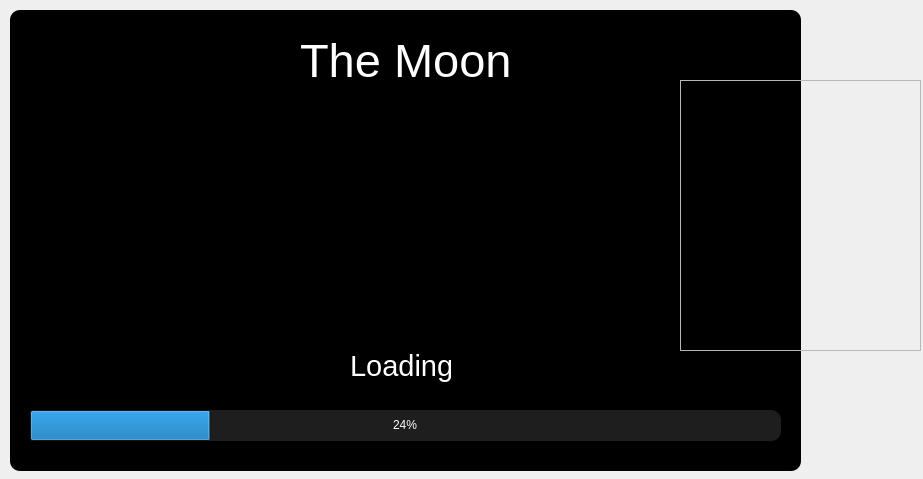
<?xml version="1.0" encoding="UTF-8"?>
<ui version="4.0">
 <class>Form</class>
 <widget class="QWidget" name="Form">
  <property name="geometry">
   <rect>
    <x>0</x>
    <y>0</y>
    <width>923</width>
    <height>479</height>
   </rect>
  </property>
  <property name="windowTitle">
   <string>Form</string>
  </property>
  <property name="styleSheet">
   <string notr="true"/>
  </property>
  <widget class="QFrame" name="frame">
   <property name="geometry">
    <rect>
     <x>10</x>
     <y>10</y>
     <width>791</width>
     <height>461</height>
    </rect>
   </property>
   <property name="styleSheet">
    <string notr="true">image: url(:/background/Resources/1920x1080-px-Moon-satellite-simple-space-1473897.jpg);
background-color: rgb(0, 0, 0);
border-size:10px;
border-radius:10px;</string>
   </property>
   <property name="frameShape">
    <enum>QFrame::StyledPanel</enum>
   </property>
   <property name="frameShadow">
    <enum>QFrame::Raised</enum>
   </property>
   <widget class="QProgressBar" name="my_progressBar">
    <property name="geometry">
     <rect>
      <x>20</x>
      <y>400</y>
      <width>751</width>
      <height>31</height>
     </rect>
    </property>
    <property name="styleSheet">
     <string notr="true">QProgressBar{
	;
	background-color: rgb(30, 30, 30);
	border-style: none;
	border-radius: 10px;
	text-align: center;
	color: rgb(255, 255, 255);
	image:null;
}
QProgressBar::chunk{
	
	background-color:rgb(85, 170, 255);
	border-radius: 10px;
	image:null;
}</string>
    </property>
    <property name="value">
     <number>24</number>
    </property>
   </widget>
   <widget class="QLabel" name="label">
    <property name="geometry">
     <rect>
      <x>340</x>
      <y>330</y>
      <width>101</width>
      <height>51</height>
     </rect>
    </property>
    <property name="font">
     <font>
      <family>MS Sans Serif</family>
      <pointsize>22</pointsize>
     </font>
    </property>
    <property name="styleSheet">
     <string notr="true">image:null;
background-color: rgba(255, 255, 255, 0);
border-size:0px;
border-radius:0px;
color:white;</string>
    </property>
    <property name="text">
     <string>Loading</string>
    </property>
   </widget>
   <widget class="QLabel" name="label_2">
    <property name="geometry">
     <rect>
      <x>290</x>
      <y>10</y>
      <width>221</width>
      <height>81</height>
     </rect>
    </property>
    <property name="font">
     <font>
      <family>MS Sans Serif</family>
      <pointsize>35</pointsize>
     </font>
    </property>
    <property name="styleSheet">
     <string notr="true">image:null;
background-color: rgba(255, 255, 255, 0);
border-size:0px;
border-radius:0px;
color:white;</string>
    </property>
    <property name="text">
     <string>The Moon</string>
    </property>
   </widget>
  </widget>
  <widget class="QFrame" name="frame_2">
   <property name="geometry">
    <rect>
     <x>680</x>
     <y>80</y>
     <width>241</width>
     <height>271</height>
    </rect>
   </property>
   <property name="styleSheet">
    <string notr="true">image: url(:/background/Resources/astranaut.png);</string>
   </property>
   <property name="frameShape">
    <enum>QFrame::StyledPanel</enum>
   </property>
   <property name="frameShadow">
    <enum>QFrame::Raised</enum>
   </property>
  </widget>
 </widget>
 <resources>
  <include location="resource.qrc"/>
 </resources>
 <connections/>
</ui>
